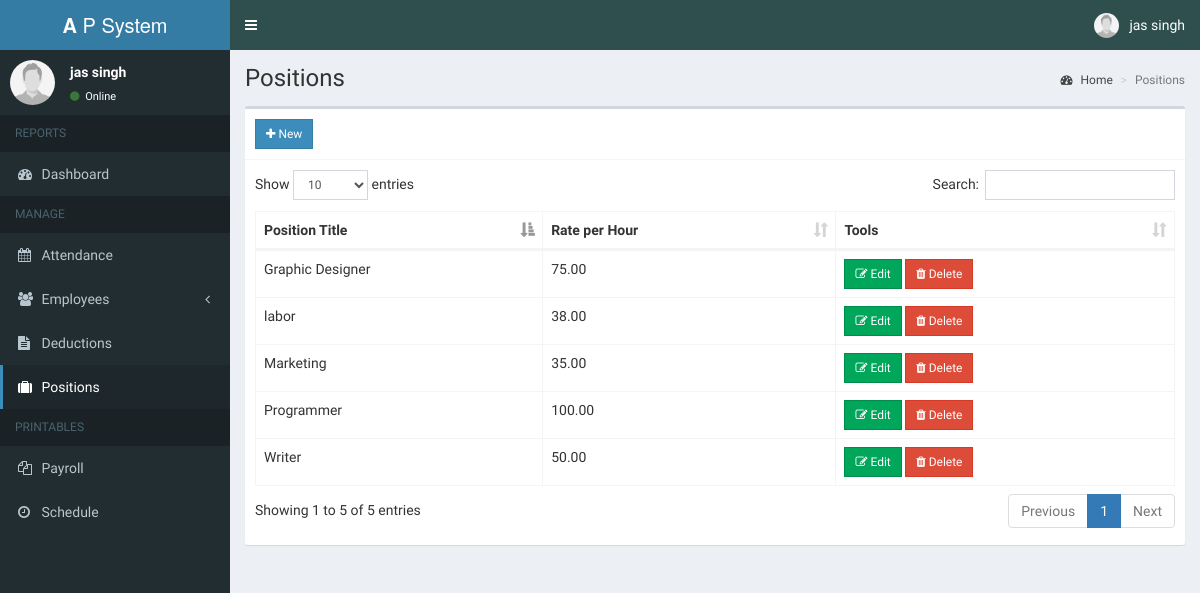
Screenshot of /Payroll_and_Attendance_system/admin/position.php (signed in) with the database file from the repository.
### tables this page shows
CREATE TABLE `position` (
  `id` int(11) NOT NULL,
  `description` varchar(150) NOT NULL,
  `rate` double NOT NULL
);

### Payroll_and_Attendance_system/admin/includes/session.php (called while the page is built, shortened)
<?php
	include 'includes/conn.php';
	$sql = "SELECT * FROM admin WHERE id = '".$_SESSION['admin']."'";
	$query = $conn->query($sql);
	$user = $query->fetch_assoc();
?>

### Payroll_and_Attendance_system/admin/position.php (the view, shortened to what this page needs)
<?php include 'includes/session.php'; ?>
<?php include 'includes/header.php'; ?>
<body class="hold-transition skin-blue sidebar-mini">
<div class="wrapper">
  <?php include 'includes/navbar.php'; ?>
  <?php include 'includes/menubar.php'; ?>
  <div class="content-wrapper">
    <section class="content-header">
      <h1>
        Positions
      </h1>
      <ol class="breadcrumb">
        <li><a href="#"><i class="fa fa-dashboard"></i> Home</a></li>
        <li class="active">Positions</li>
      </ol>
    </section>
    <section class="content">
      <div class="row">
        <div class="col-xs-12">
          <div class="box">
            <div class="box-header with-border">
              <a href="#addnew" data-toggle="modal" class="btn btn-primary btn-sm btn-flat"><i class="fa fa-plus"></i> New</a>
            </div>
            <div class="box-body">
              <table id="example1" class="table table-bordered">
                <thead>
                  <th>Position Title</th>
                  <th>Rate per Hour</th>
                  <th>Tools</th>
                </thead>
                <tbody>
                  <?php
                    $sql = "SELECT * FROM position";
                    $query = $conn->query($sql);
                    while($row = $query->fetch_assoc()){
                      echo "
                        <tr>
                          <td>".$row['description']."</td>
                          <td>".number_format($row['rate'], 2)."</td>
                          <td>
                            <button class='btn btn-success btn-sm edit btn-flat' data-id='".$row['id']."'><i class='fa fa-edit'></i> Edit</button>
                            <button class='btn btn-danger btn-sm delete btn-flat' data-id='".$row['id']."'><i class='fa fa-trash'></i> Delete</button>
                          </td>
                        </tr>
                      ";
                    }
                  ?>
                </tbody>
              </table>
            </div>
          </div>
        </div>
      </div>
    </section>
  </div>
</div>
</body>
</html>

### Payroll_and_Attendance_system/admin/includes/navbar.php (shortened to what this page needs)
<header class="main-header">
    <a href="home.php" class="logo">
      <span class="logo-lg"><b>A</b> P System</span>
    </a>
    <nav class="navbar navbar-static-top">
      <a href="#" class="sidebar-toggle" data-toggle="push-menu" role="button">
      </a>
      <div class="navbar-custom-menu">
        <ul class="nav navbar-nav">
          <li class="dropdown user user-menu">
            <a href="#" class="dropdown-toggle" data-toggle="dropdown">
              <img src="<?php echo (!empty($user['photo'])) ? '../images/'.$user['photo'] : '../images/profile.jpg'; ?>" class="user-image" alt="User Image">
              <span class="hidden-xs"><?php echo $user['firstname'].' '.$user['lastname']; ?></span>
            </a>
          </li>
        </ul>
      </div>
    </nav>
  </header>

### Payroll_and_Attendance_system/admin/includes/menubar.php (shortened to what this page needs)
<aside class="main-sidebar">
    <section class="sidebar">
      <div class="user-panel">
        <div class="pull-left image">
          <img src="<?php echo (!empty($user['photo'])) ? '../images/'.$user['photo'] : '../images/profile.jpg'; ?>" class="img-circle" alt="User Image">
        </div>
        <div class="pull-left info">
          <p><?php echo $user['firstname'].' '.$user['lastname']; ?></p>
          <a><i class="fa fa-circle text-success"></i> Online</a>
        </div>
      </div>
      <ul class="sidebar-menu" data-widget="tree">
        <li class="header">REPORTS</li>
        <li class=""><a href="home.php"><i class="fa fa-dashboard"></i> <span>Dashboard</span></a></li>
        <li class="header">MANAGE</li>
        <li><a href="attendance.php"><i class="fa fa-calendar"></i> <span>Attendance</span></a></li>
        <li class="treeview">
          <a href="#">
            <i class="fa fa-users"></i>
            <span>Employees</span>
            <span class="pull-right-container">
              <i class="fa fa-angle-left pull-right"></i>
            </span>
          </a>
        </li>
        <li><a href="deduction.php"><i class="fa fa-file-text"></i> Deductions</a></li>
        <li><a href="position.php"><i class="fa fa-suitcase"></i> Positions</a></li>
        <li class="header">PRINTABLES</li>
        <li><a href="payroll.php"><i class="fa fa-files-o"></i> <span>Payroll</span></a></li>
        <li><a href="schedule_employee.php"><i class="fa fa-clock-o"></i> <span>Schedule</span></a></li>
      </ul>
    </section>
  </aside>

### rows the page displays
position: description "Programmer", rate "100.00"
position: description "Writer", rate "50.00"
position: description "Marketing", rate "35.00"
position: description "Graphic Designer", rate "75.00"
position: description "labor", rate "38.00"

### other values shown
$user['firstname'] "jas"
$user['lastname'] "singh"
